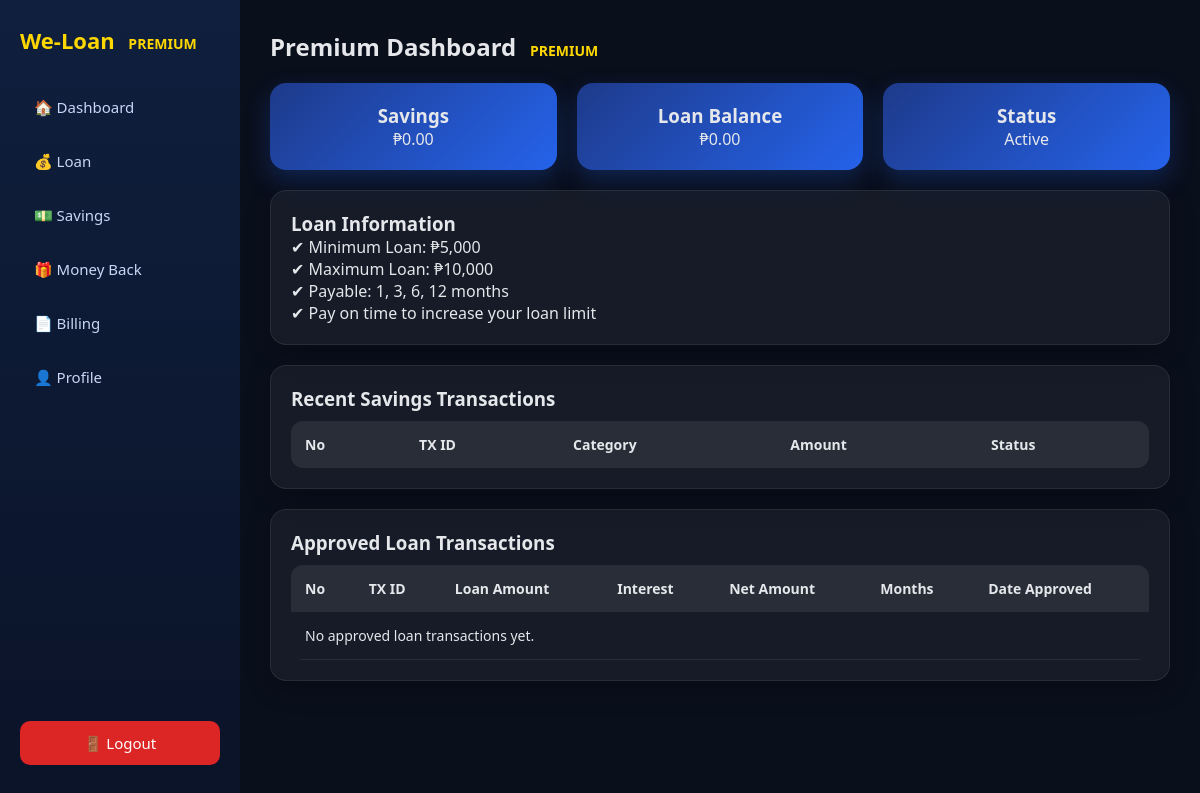
Page /premium_user/premium_dashboard.php (signed in) on the earlier database version.
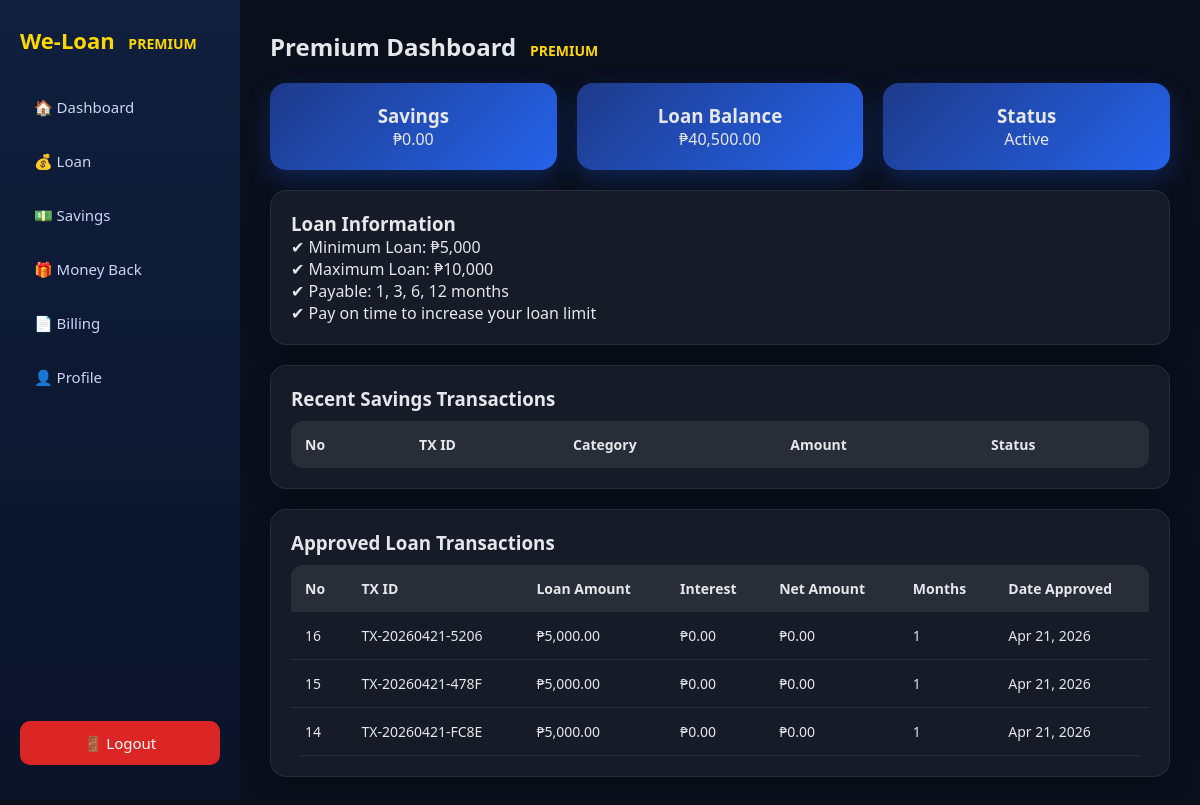
Same page on the later database version.
### tables this page shows
CREATE TABLE `users` (
  `id` int(11) NOT NULL,
  `username` varchar(255) NOT NULL COMMENT 'Username or email',
  `email` varchar(255) NOT NULL,
  `password_hash` varchar(255) NOT NULL,
  `account_type` enum('basic','premium') NOT NULL DEFAULT 'basic',
  `name` varchar(255) NOT NULL,
  `address` text NOT NULL,
  `gender` enum('male','female','other') DEFAULT NULL,
  `birthday` date NOT NULL,
  `age` int(11) DEFAULT 0 COMMENT 'Computed from birthday',
  `phone` varchar(11) NOT NULL COMMENT 'PH format 09xxxxxxxxx',
  `bank_name` varchar(255) NOT NULL,
  `bank_account` varchar(50) NOT NULL,
  `account_holder` varchar(255) NOT NULL,
  `tin` varchar(20) NOT NULL,
  `company_name` varchar(255) NOT NULL,
  `company_address` text NOT NULL,
  `company_phone` varchar(11) NOT NULL,
  `position` varchar(255) NOT NULL,
  `monthly_earnings` decimal(10,2) NOT NULL,
  `proof_billing_path` varchar(500) DEFAULT NULL,
  `valid_id_path` varchar(500) DEFAULT NULL,
  `coe_path` varchar(500) DEFAULT NULL,
  `status` enum('pending','active','disabled') DEFAULT 'pending',
  `verified` tinyint(1) DEFAULT 0,
  `savings_balance` decimal(10,2) DEFAULT 0.00,
  `current_loan_amount` decimal(10,2) DEFAULT 0.00,
  `max_loan_amount` decimal(10,2) DEFAULT 10000.00 COMMENT 'Increases gradually up to 50000',
  `max_tenure_months` int(11) DEFAULT 12,
  `last_savings_activity` date DEFAULT NULL,
  `created_at` timestamp NOT NULL DEFAULT current_timestamp(),
  `updated_at` timestamp NOT NULL DEFAULT current_timestamp() ON UPDATE current_timestamp()
);

CREATE TABLE `loan_transactions` (
  `no` int(11) NOT NULL,
  `tx_id` varchar(20) NOT NULL COMMENT 'Random unique e.g. LN-YYYYMMDD-XXXX',
  `user_id` int(11) NOT NULL,
  `type` enum('apply','increase') NOT NULL,
  `amount` decimal(10,2) DEFAULT NULL,
  `tenure_months` int(11) DEFAULT NULL,
  `status` enum('pending','approved','rejected') DEFAULT 'pending',
  `admin_note` text DEFAULT NULL,
  `created_at` timestamp NOT NULL DEFAULT current_timestamp()
);

### premium_user/premium_dashboard.php (the view, shortened to what this page needs)
<?php
require_once __DIR__ . '/../db_connect_new.php';
$user_id = $_SESSION['user_id'];
$stmt = $pdo->prepare("SELECT * FROM users WHERE id=?");
$stmt->execute([$user_id]);
$user = $stmt->fetch();
$savings = $user['savings_balance'];
$loan = $user['current_loan_amount'];
$loanTransactions = $pdo->prepare("
    SELECT * FROM loan_transactions
    WHERE user_id=? AND status='approved'
    ORDER BY no DESC LIMIT 5
");
$loanTransactions->execute([$user_id]);
?>
<!DOCTYPE html>
<html>
<head>
<link rel="stylesheet" href="premiumdb.css">
</head>
<body>
<div class="container">
<?php include 'sidebar.php'; ?>
<div class="main">
<h2>Premium Dashboard</h2>
<div class="cards">
<div class="card-box">
<h3>Savings</h3>
<p>₱<?php echo number_format($savings,2); ?></p>
</div>
<div class="card-box">
<h3>Loan Balance</h3>
<p>₱<?php echo number_format($loan,2); ?></p>
</div>
<div class="card-box">
<h3>Status</h3>
<p><?php echo ucfirst($user['status']); ?></p>
</div>
</div>
<div class="card">
<h3>Loan Information</h3>
<p>✔ Minimum Loan: ₱5,000</p>
<p>✔ Maximum Loan: ₱10,000</p>
<p>✔ Payable: 1, 3, 6, 12 months</p>
<p>✔ Pay on time to increase your loan limit</p>
</div>
<div class="card">
<h3>Recent Savings Transactions</h3>
<table>
<tr>
<th>No</th>
<th>TX ID</th>
<th>Category</th>
<th>Amount</th>
<th>Status</th>
</tr>
</table>
</div>
<div class="card">
<h3>Approved Loan Transactions</h3>
<table>
<tr>
<th>No</th>
<th>TX ID</th>
<th>Loan Amount</th>
<th>Interest</th>
<th>Net Amount</th>
<th>Months</th>
<th>Date Approved</th>
</tr>
<?php foreach($loanTransactions as $l): ?>
<tr>
<td><?= $l['no'] ?></td>
<td><?= $l['tx_id'] ?></td>
<td>₱<?= number_format($l['amount'],2) ?></td>
<td>₱<?= number_format($l['interest'],2) ?></td>
<td>₱<?= number_format($l['net_amount'],2) ?></td>
<td><?= $l['tenure_months'] ?></td>
<td><?= date("M d, Y", strtotime($l['created_at'])) ?></td>
</tr>
<?php endforeach; ?>
<?php if($loanTransactions->rowCount() == 0): ?>
<tr>
<td colspan="7">No approved loan transactions yet.</td>
</tr>
<?php endif; ?>
</table>
</div>
</div>
</div>
</body>
</html>

Differences in the rows shown:
changed users "Active": current_loan_amount "0.00" → "40,500.00"
added loan_transactions: no "16", tx "TX-20260421-5206", amount "5,000.00", interest "0.00", net_amount "0.00", tenure_months "1", created_at "Apr 21, 2026"
added loan_transactions: no "15", tx "TX-20260421-478F", amount "5,000.00", interest "0.00", net_amount "0.00", tenure_months "1", created_at "Apr 21, 2026"
added loan_transactions: no "14", tx "TX-20260421-FC8E", amount "5,000.00", interest "0.00", net_amount "0.00", tenure_months "1", created_at "Apr 21, 2026"
Other differences:
text no longer shown: "No approved loan transactions yet."
